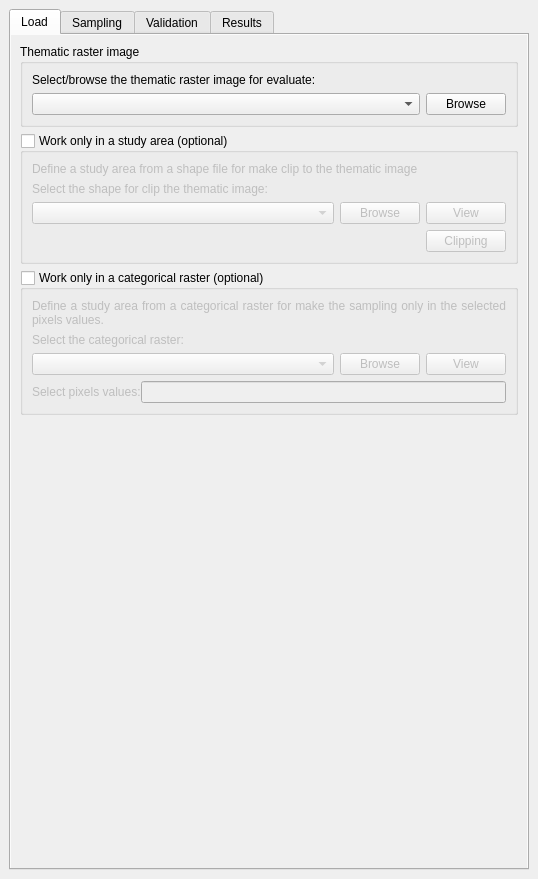
<?xml version="1.0" encoding="UTF-8"?>
<ui version="4.0">
 <class>AcATaMaDockWidgetBase</class>
 <widget class="QDockWidget" name="AcATaMaDockWidgetBase">
  <property name="geometry">
   <rect>
    <x>0</x>
    <y>0</y>
    <width>538</width>
    <height>879</height>
   </rect>
  </property>
  <property name="windowTitle">
   <string>AcATaMa</string>
  </property>
  <widget class="QWidget" name="dockWidgetContents">
   <layout class="QGridLayout" name="gridLayout">
    <item row="0" column="0">
     <widget class="QTabWidget" name="tabWidget">
      <property name="currentIndex">
       <number>0</number>
      </property>
      <widget class="QWidget" name="tab_load">
       <attribute name="title">
        <string>Load</string>
       </attribute>
       <layout class="QVBoxLayout" name="verticalLayout">
        <property name="spacing">
         <number>0</number>
        </property>
        <property name="margin">
         <number>0</number>
        </property>
        <item>
         <widget class="QScrollArea" name="scrollArea_L">
          <property name="frameShape">
           <enum>QFrame::NoFrame</enum>
          </property>
          <property name="lineWidth">
           <number>0</number>
          </property>
          <property name="widgetResizable">
           <bool>true</bool>
          </property>
          <widget class="QWidget" name="scrollAreaWidgetContents_L">
           <property name="geometry">
            <rect>
             <x>0</x>
             <y>0</y>
             <width>514</width>
             <height>800</height>
            </rect>
           </property>
           <layout class="QVBoxLayout" name="verticalLayout_2">
            <item>
             <widget class="QGroupBox" name="groupBox_ThematicRaster">
              <property name="title">
               <string>Thematic raster image</string>
              </property>
              <layout class="QVBoxLayout" name="verticalLayout_3">
               <item>
                <widget class="QLabel" name="label">
                 <property name="text">
                  <string>Select/browse the thematic raster image for evaluate:</string>
                 </property>
                 <property name="wordWrap">
                  <bool>true</bool>
                 </property>
                </widget>
               </item>
               <item>
                <widget class="QWidget" name="widget_0" native="true">
                 <layout class="QHBoxLayout" name="horizontalLayout_11">
                  <property name="margin">
                   <number>0</number>
                  </property>
                  <item>
                   <widget class="QComboBox" name="selectThematicRaster">
                    <property name="sizePolicy">
                     <sizepolicy hsizetype="Expanding" vsizetype="Fixed">
                      <horstretch>0</horstretch>
                      <verstretch>0</verstretch>
                     </sizepolicy>
                    </property>
                    <property name="frame">
                     <bool>true</bool>
                    </property>
                   </widget>
                  </item>
                  <item>
                   <widget class="QPushButton" name="browseThematicRaster">
                    <property name="text">
                     <string>Browse</string>
                    </property>
                   </widget>
                  </item>
                 </layout>
                </widget>
               </item>
              </layout>
             </widget>
            </item>
            <item>
             <widget class="QGroupBox" name="groupBox_ShapeArea">
              <property name="title">
               <string>Work only in a study area (optional)</string>
              </property>
              <property name="checkable">
               <bool>true</bool>
              </property>
              <property name="checked">
               <bool>false</bool>
              </property>
              <layout class="QVBoxLayout" name="verticalLayout_7">
               <item>
                <widget class="QWidget" name="widget_ShapeArea" native="true">
                 <layout class="QVBoxLayout" name="verticalLayout_12">
                  <property name="margin">
                   <number>0</number>
                  </property>
                  <item>
                   <widget class="QLabel" name="label_7">
                    <property name="font">
                     <font>
                      <italic>false</italic>
                     </font>
                    </property>
                    <property name="text">
                     <string>Define a study area from a shape file for make clip to the thematic image</string>
                    </property>
                    <property name="alignment">
                     <set>Qt::AlignJustify|Qt::AlignVCenter</set>
                    </property>
                    <property name="wordWrap">
                     <bool>true</bool>
                    </property>
                   </widget>
                  </item>
                  <item>
                   <widget class="QLabel" name="label_23">
                    <property name="text">
                     <string>Select the shape for clip the thematic image:</string>
                    </property>
                   </widget>
                  </item>
                  <item>
                   <widget class="QWidget" name="widget_22" native="true">
                    <layout class="QHBoxLayout" name="horizontalLayout_21">
                     <property name="margin">
                      <number>0</number>
                     </property>
                     <item>
                      <widget class="QComboBox" name="selectShapeArea">
                       <property name="sizePolicy">
                        <sizepolicy hsizetype="Expanding" vsizetype="Fixed">
                         <horstretch>0</horstretch>
                         <verstretch>0</verstretch>
                        </sizepolicy>
                       </property>
                      </widget>
                     </item>
                     <item>
                      <widget class="QPushButton" name="browseShapeArea">
                       <property name="text">
                        <string>Browse</string>
                       </property>
                      </widget>
                     </item>
                     <item>
                      <widget class="QPushButton" name="viewShapeArea">
                       <property name="text">
                        <string>View</string>
                       </property>
                      </widget>
                     </item>
                    </layout>
                   </widget>
                  </item>
                  <item>
                   <widget class="QWidget" name="widget_3" native="true">
                    <layout class="QHBoxLayout" name="horizontalLayout_3">
                     <property name="spacing">
                      <number>0</number>
                     </property>
                     <property name="margin">
                      <number>0</number>
                     </property>
                     <item>
                      <spacer name="horizontalSpacer">
                       <property name="orientation">
                        <enum>Qt::Horizontal</enum>
                       </property>
                       <property name="sizeHint" stdset="0">
                        <size>
                         <width>40</width>
                         <height>20</height>
                        </size>
                       </property>
                      </spacer>
                     </item>
                     <item>
                      <widget class="QPushButton" name="pushButton">
                       <property name="text">
                        <string>Clipping</string>
                       </property>
                      </widget>
                     </item>
                    </layout>
                   </widget>
                  </item>
                 </layout>
                </widget>
               </item>
              </layout>
             </widget>
            </item>
            <item>
             <widget class="QGroupBox" name="groupBox_CategRaster">
              <property name="title">
               <string>Work only in a categorical raster (optional)</string>
              </property>
              <property name="checkable">
               <bool>true</bool>
              </property>
              <property name="checked">
               <bool>false</bool>
              </property>
              <layout class="QVBoxLayout" name="verticalLayout_8">
               <item>
                <widget class="QWidget" name="widget_CategRaster" native="true">
                 <layout class="QVBoxLayout" name="verticalLayout_11">
                  <property name="spacing">
                   <number>0</number>
                  </property>
                  <property name="margin">
                   <number>0</number>
                  </property>
                  <item>
                   <widget class="QWidget" name="widget_4" native="true">
                    <layout class="QVBoxLayout" name="verticalLayout_9">
                     <property name="margin">
                      <number>0</number>
                     </property>
                     <item>
                      <widget class="QLabel" name="label_4">
                       <property name="text">
                        <string>Define a study area from a categorical raster for make the sampling only in the selected pixels values.</string>
                       </property>
                       <property name="alignment">
                        <set>Qt::AlignJustify|Qt::AlignVCenter</set>
                       </property>
                       <property name="wordWrap">
                        <bool>true</bool>
                       </property>
                      </widget>
                     </item>
                     <item>
                      <widget class="QLabel" name="label_24">
                       <property name="text">
                        <string>Select the categorical raster:</string>
                       </property>
                      </widget>
                     </item>
                     <item>
                      <widget class="QWidget" name="widget_23" native="true">
                       <layout class="QHBoxLayout" name="horizontalLayout_22">
                        <property name="margin">
                         <number>0</number>
                        </property>
                        <item>
                         <widget class="QComboBox" name="selectCategRaster">
                          <property name="sizePolicy">
                           <sizepolicy hsizetype="Expanding" vsizetype="Fixed">
                            <horstretch>0</horstretch>
                            <verstretch>0</verstretch>
                           </sizepolicy>
                          </property>
                          <property name="editable">
                           <bool>false</bool>
                          </property>
                         </widget>
                        </item>
                        <item>
                         <widget class="QPushButton" name="browseCategRaster">
                          <property name="text">
                           <string>Browse</string>
                          </property>
                         </widget>
                        </item>
                        <item>
                         <widget class="QPushButton" name="viewCategRaster">
                          <property name="text">
                           <string>View</string>
                          </property>
                         </widget>
                        </item>
                       </layout>
                      </widget>
                     </item>
                     <item>
                      <widget class="QWidget" name="widget_2" native="true">
                       <layout class="QHBoxLayout" name="horizontalLayout_2">
                        <property name="spacing">
                         <number>0</number>
                        </property>
                        <property name="margin">
                         <number>0</number>
                        </property>
                        <item>
                         <widget class="QLabel" name="label_3">
                          <property name="text">
                           <string>Select pixels values:</string>
                          </property>
                         </widget>
                        </item>
                        <item>
                         <widget class="QLineEdit" name="pixelsValuesCategRaster"/>
                        </item>
                       </layout>
                      </widget>
                     </item>
                    </layout>
                   </widget>
                  </item>
                 </layout>
                </widget>
               </item>
              </layout>
             </widget>
            </item>
            <item>
             <spacer name="verticalSpacer">
              <property name="orientation">
               <enum>Qt::Vertical</enum>
              </property>
              <property name="sizeHint" stdset="0">
               <size>
                <width>20</width>
                <height>40</height>
               </size>
              </property>
             </spacer>
            </item>
           </layout>
          </widget>
         </widget>
        </item>
       </layout>
      </widget>
      <widget class="QWidget" name="tab_sampling">
       <attribute name="title">
        <string>Sampling</string>
       </attribute>
       <layout class="QVBoxLayout" name="verticalLayout_5">
        <property name="spacing">
         <number>0</number>
        </property>
        <property name="margin">
         <number>0</number>
        </property>
        <item>
         <widget class="QScrollArea" name="scrollArea_S">
          <property name="frameShape">
           <enum>QFrame::NoFrame</enum>
          </property>
          <property name="lineWidth">
           <number>0</number>
          </property>
          <property name="widgetResizable">
           <bool>true</bool>
          </property>
          <widget class="QWidget" name="scrollAreaWidgetContents">
           <property name="geometry">
            <rect>
             <x>0</x>
             <y>0</y>
             <width>514</width>
             <height>800</height>
            </rect>
           </property>
           <layout class="QVBoxLayout" name="verticalLayout_6">
            <item>
             <widget class="QGroupBox" name="groupBox_2">
              <property name="title">
               <string>Random sampling</string>
              </property>
              <property name="checkable">
               <bool>true</bool>
              </property>
              <property name="checked">
               <bool>false</bool>
              </property>
              <layout class="QVBoxLayout" name="verticalLayout_4">
               <item>
                <widget class="QWidget" name="widget" native="true">
                 <layout class="QGridLayout" name="gridLayout_2">
                  <item row="1" column="0">
                   <widget class="QLabel" name="label_2">
                    <property name="text">
                     <string>Minumum distance</string>
                    </property>
                   </widget>
                  </item>
                  <item row="0" column="0">
                   <widget class="QLabel" name="label_5">
                    <property name="text">
                     <string>Number of samples</string>
                    </property>
                   </widget>
                  </item>
                  <item row="0" column="2">
                   <widget class="QSpinBox" name="spinBox"/>
                  </item>
                  <item row="1" column="2">
                   <widget class="QSpinBox" name="spinBox_2">
                    <property name="suffix">
                     <string> meters</string>
                    </property>
                   </widget>
                  </item>
                 </layout>
                </widget>
               </item>
              </layout>
             </widget>
            </item>
            <item>
             <widget class="QGroupBox" name="groupBox_3">
              <property name="title">
               <string>Stratified random sampling</string>
              </property>
              <property name="checkable">
               <bool>true</bool>
              </property>
              <property name="checked">
               <bool>false</bool>
              </property>
              <layout class="QVBoxLayout" name="verticalLayout_10">
               <item>
                <widget class="QWidget" name="widget_5" native="true">
                 <layout class="QHBoxLayout" name="horizontalLayout">
                  <item>
                   <widget class="QLabel" name="label_6">
                    <property name="text">
                     <string>Minumum distance</string>
                    </property>
                   </widget>
                  </item>
                  <item>
                   <widget class="QSpinBox" name="spinBox_3">
                    <property name="suffix">
                     <string> meters</string>
                    </property>
                   </widget>
                  </item>
                 </layout>
                </widget>
               </item>
              </layout>
             </widget>
            </item>
            <item>
             <widget class="QWidget" name="widget_8" native="true">
              <layout class="QHBoxLayout" name="horizontalLayout_5">
               <item>
                <spacer name="horizontalSpacer_2">
                 <property name="orientation">
                  <enum>Qt::Horizontal</enum>
                 </property>
                 <property name="sizeHint" stdset="0">
                  <size>
                   <width>40</width>
                   <height>20</height>
                  </size>
                 </property>
                </spacer>
               </item>
               <item>
                <widget class="QPushButton" name="pushButton_2">
                 <property name="text">
                  <string>Generate sampling</string>
                 </property>
                </widget>
               </item>
              </layout>
             </widget>
            </item>
            <item>
             <spacer name="verticalSpacer_2">
              <property name="orientation">
               <enum>Qt::Vertical</enum>
              </property>
              <property name="sizeHint" stdset="0">
               <size>
                <width>20</width>
                <height>40</height>
               </size>
              </property>
             </spacer>
            </item>
           </layout>
          </widget>
         </widget>
        </item>
       </layout>
      </widget>
      <widget class="QWidget" name="tab_3">
       <attribute name="title">
        <string>Validation</string>
       </attribute>
      </widget>
      <widget class="QWidget" name="tab">
       <attribute name="title">
        <string>Results</string>
       </attribute>
      </widget>
     </widget>
    </item>
   </layout>
  </widget>
 </widget>
 <resources/>
 <connections>
  <connection>
   <sender>groupBox_2</sender>
   <signal>clicked(bool)</signal>
   <receiver>widget</receiver>
   <slot>setVisible(bool)</slot>
   <hints>
    <hint type="sourcelabel">
     <x>238</x>
     <y>87</y>
    </hint>
    <hint type="destinationlabel">
     <x>251</x>
     <y>113</y>
    </hint>
   </hints>
  </connection>
  <connection>
   <sender>groupBox_3</sender>
   <signal>clicked(bool)</signal>
   <receiver>widget_5</receiver>
   <slot>setVisible(bool)</slot>
   <hints>
    <hint type="sourcelabel">
     <x>205</x>
     <y>227</y>
    </hint>
    <hint type="destinationlabel">
     <x>211</x>
     <y>249</y>
    </hint>
   </hints>
  </connection>
  <connection>
   <sender>groupBox_CategRaster</sender>
   <signal>clicked(bool)</signal>
   <receiver>widget_CategRaster</receiver>
   <slot>setVisible(bool)</slot>
   <hints>
    <hint type="sourcelabel">
     <x>118</x>
     <y>430</y>
    </hint>
    <hint type="destinationlabel">
     <x>291</x>
     <y>499</y>
    </hint>
   </hints>
  </connection>
  <connection>
   <sender>groupBox_ShapeArea</sender>
   <signal>clicked(bool)</signal>
   <receiver>widget_ShapeArea</receiver>
   <slot>setVisible(bool)</slot>
   <hints>
    <hint type="sourcelabel">
     <x>147</x>
     <y>197</y>
    </hint>
    <hint type="destinationlabel">
     <x>291</x>
     <y>307</y>
    </hint>
   </hints>
  </connection>
 </connections>
</ui>
